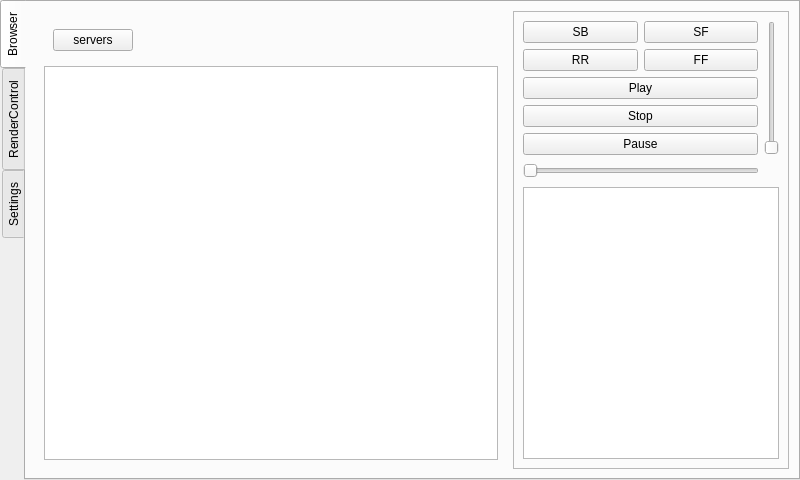
<ui version="4.0" >
 <class>ControllerGui</class>
 <widget class="QTabWidget" name="ControllerGui" >
  <property name="geometry" >
   <rect>
    <x>0</x>
    <y>0</y>
    <width>800</width>
    <height>480</height>
   </rect>
  </property>
  <property name="windowTitle" >
   <string>TabWidget</string>
  </property>
  <property name="tabPosition" >
   <enum>QTabWidget::West</enum>
  </property>
  <property name="currentIndex" >
   <number>0</number>
  </property>
  <widget class="QWidget" name="m_controllerTab" >
   <attribute name="title" >
    <string>Browser</string>
   </attribute>
   <layout class="QHBoxLayout" name="horizontalLayout_6" >
    <item>
     <widget class="QWidget" native="1" name="m_browser" >
      <property name="sizePolicy" >
       <sizepolicy vsizetype="Preferred" hsizetype="Preferred" >
        <horstretch>1</horstretch>
        <verstretch>0</verstretch>
       </sizepolicy>
      </property>
      <layout class="QVBoxLayout" name="verticalLayout_7" >
       <item>
        <widget class="QWidget" native="1" name="m_breadCrump" >
         <property name="sizePolicy" >
          <sizepolicy vsizetype="Preferred" hsizetype="Preferred" >
           <horstretch>0</horstretch>
           <verstretch>0</verstretch>
          </sizepolicy>
         </property>
         <layout class="QHBoxLayout" name="horizontalLayout_2" >
          <item>
           <widget class="QPushButton" name="m_browserRootButton" >
            <property name="sizePolicy" >
             <sizepolicy vsizetype="Fixed" hsizetype="Minimum" >
              <horstretch>0</horstretch>
              <verstretch>0</verstretch>
             </sizepolicy>
            </property>
            <property name="text" >
             <string>servers</string>
            </property>
            <property name="flat" >
             <bool>false</bool>
            </property>
           </widget>
          </item>
          <item>
           <spacer name="horizontalSpacer_2" >
            <property name="orientation" >
             <enum>Qt::Horizontal</enum>
            </property>
            <property name="sizeHint" stdset="0" >
             <size>
              <width>40</width>
              <height>20</height>
             </size>
            </property>
           </spacer>
          </item>
         </layout>
        </widget>
       </item>
       <item>
        <widget class="QTableView" name="m_browserView" >
         <property name="sizePolicy" >
          <sizepolicy vsizetype="Expanding" hsizetype="Expanding" >
           <horstretch>2</horstretch>
           <verstretch>0</verstretch>
          </sizepolicy>
         </property>
        </widget>
       </item>
      </layout>
     </widget>
    </item>
    <item>
     <widget class="QFrame" name="m_controllerGroup" >
      <property name="sizePolicy" >
       <sizepolicy vsizetype="Expanding" hsizetype="Expanding" >
        <horstretch>0</horstretch>
        <verstretch>0</verstretch>
       </sizepolicy>
      </property>
      <property name="frameShape" >
       <enum>QFrame::StyledPanel</enum>
      </property>
      <property name="frameShadow" >
       <enum>QFrame::Raised</enum>
      </property>
      <layout class="QVBoxLayout" name="verticalLayout_4" >
       <item>
        <layout class="QHBoxLayout" name="horizontalLayout_4" >
         <item>
          <layout class="QVBoxLayout" name="verticalLayout_5" >
           <item>
            <layout class="QGridLayout" name="gridLayout_2" >
             <item row="0" column="0" >
              <widget class="QPushButton" name="m_skipBackwardButton" >
               <property name="sizePolicy" >
                <sizepolicy vsizetype="Fixed" hsizetype="Minimum" >
                 <horstretch>0</horstretch>
                 <verstretch>0</verstretch>
                </sizepolicy>
               </property>
               <property name="focusPolicy" >
                <enum>Qt::NoFocus</enum>
               </property>
               <property name="text" >
                <string>SB</string>
               </property>
               <property name="checkable" >
                <bool>false</bool>
               </property>
              </widget>
             </item>
             <item row="0" column="1" >
              <widget class="QPushButton" name="m_skipForwardButton" >
               <property name="sizePolicy" >
                <sizepolicy vsizetype="Fixed" hsizetype="Minimum" >
                 <horstretch>0</horstretch>
                 <verstretch>0</verstretch>
                </sizepolicy>
               </property>
               <property name="focusPolicy" >
                <enum>Qt::NoFocus</enum>
               </property>
               <property name="text" >
                <string>SF</string>
               </property>
               <property name="checkable" >
                <bool>false</bool>
               </property>
              </widget>
             </item>
             <item row="1" column="0" >
              <widget class="QPushButton" name="m_seekBackwardButton" >
               <property name="focusPolicy" >
                <enum>Qt::NoFocus</enum>
               </property>
               <property name="text" >
                <string>RR</string>
               </property>
               <property name="checkable" >
                <bool>false</bool>
               </property>
              </widget>
             </item>
             <item row="1" column="1" >
              <widget class="QPushButton" name="m_seekForwardButton" >
               <property name="focusPolicy" >
                <enum>Qt::NoFocus</enum>
               </property>
               <property name="text" >
                <string>FF</string>
               </property>
               <property name="checkable" >
                <bool>false</bool>
               </property>
              </widget>
             </item>
            </layout>
           </item>
           <item>
            <layout class="QVBoxLayout" name="verticalLayout_6" >
             <item>
              <widget class="QPushButton" name="m_playButton" >
               <property name="focusPolicy" >
                <enum>Qt::NoFocus</enum>
               </property>
               <property name="text" >
                <string>Play</string>
               </property>
               <property name="checkable" >
                <bool>false</bool>
               </property>
              </widget>
             </item>
             <item>
              <widget class="QPushButton" name="m_stopButton" >
               <property name="focusPolicy" >
                <enum>Qt::NoFocus</enum>
               </property>
               <property name="text" >
                <string>Stop</string>
               </property>
               <property name="checkable" >
                <bool>false</bool>
               </property>
               <property name="checked" >
                <bool>false</bool>
               </property>
              </widget>
             </item>
             <item>
              <widget class="QPushButton" name="m_pauseButton" >
               <property name="focusPolicy" >
                <enum>Qt::NoFocus</enum>
               </property>
               <property name="text" >
                <string>Pause</string>
               </property>
               <property name="checkable" >
                <bool>false</bool>
               </property>
              </widget>
             </item>
            </layout>
           </item>
          </layout>
         </item>
         <item>
          <widget class="QSlider" name="m_volumeSlider" >
           <property name="focusPolicy" >
            <enum>Qt::NoFocus</enum>
           </property>
           <property name="tracking" >
            <bool>true</bool>
           </property>
           <property name="orientation" >
            <enum>Qt::Vertical</enum>
           </property>
          </widget>
         </item>
        </layout>
       </item>
       <item>
        <layout class="QHBoxLayout" name="horizontalLayout_5" >
         <item>
          <widget class="QSlider" name="m_seekSlider" >
           <property name="sizePolicy" >
            <sizepolicy vsizetype="Fixed" hsizetype="Expanding" >
             <horstretch>1</horstretch>
             <verstretch>0</verstretch>
            </sizepolicy>
           </property>
           <property name="focusPolicy" >
            <enum>Qt::NoFocus</enum>
           </property>
           <property name="tracking" >
            <bool>false</bool>
           </property>
           <property name="orientation" >
            <enum>Qt::Horizontal</enum>
           </property>
          </widget>
         </item>
         <item>
          <spacer name="horizontalSpacer" >
           <property name="orientation" >
            <enum>Qt::Horizontal</enum>
           </property>
           <property name="sizeHint" stdset="0" >
            <size>
             <width>20</width>
             <height>20</height>
            </size>
           </property>
          </spacer>
         </item>
        </layout>
       </item>
       <item>
        <widget class="QListView" name="m_rendererListView" >
         <property name="sizePolicy" >
          <sizepolicy vsizetype="Expanding" hsizetype="Expanding" >
           <horstretch>0</horstretch>
           <verstretch>1</verstretch>
          </sizepolicy>
         </property>
         <property name="resizeMode" >
          <enum>QListView::Fixed</enum>
         </property>
        </widget>
       </item>
      </layout>
     </widget>
    </item>
   </layout>
   <zorder>m_controllerGroup</zorder>
   <zorder>m_browser</zorder>
  </widget>
  <widget class="QWidget" name="m_renderControlTab" >
   <attribute name="title" >
    <string>RenderControl</string>
   </attribute>
  </widget>
  <widget class="QWidget" name="m_settingsTab" >
   <attribute name="title" >
    <string>Settings</string>
   </attribute>
  </widget>
 </widget>
 <resources/>
 <connections/>
</ui>
